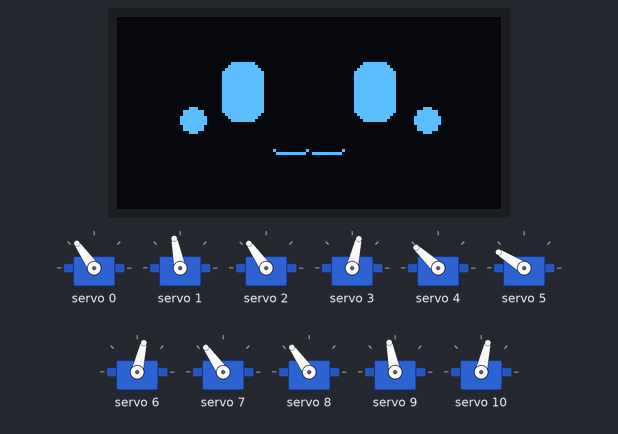
A sketch run on a simulated Arduino Uno, built with avr-gcc and run on an emulated ATmega328P. On the bench: 128×64 one-colour display, 11 × servo.

Above: at 0.1 s.
At 14.2 s:
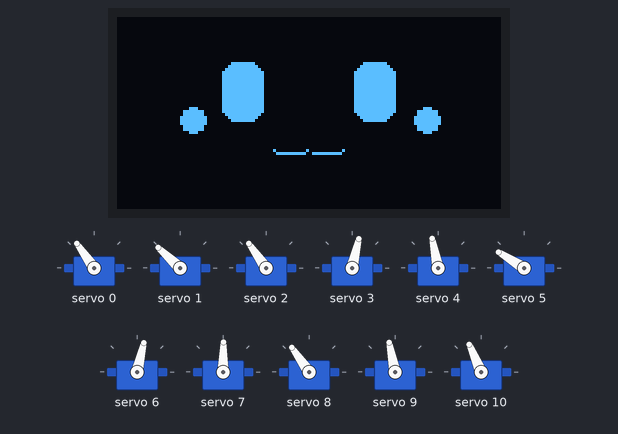
At 17.2 s:
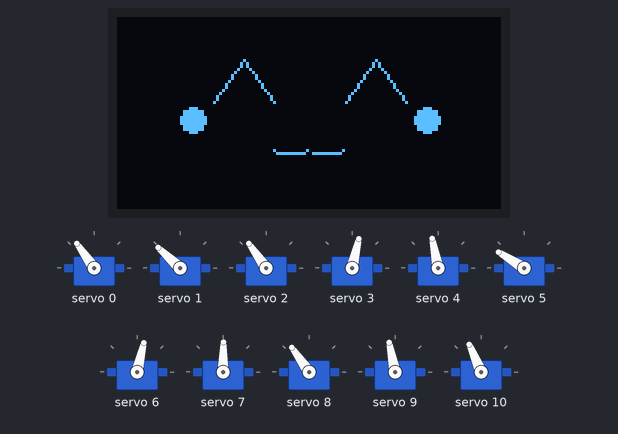
At 22.0 s:
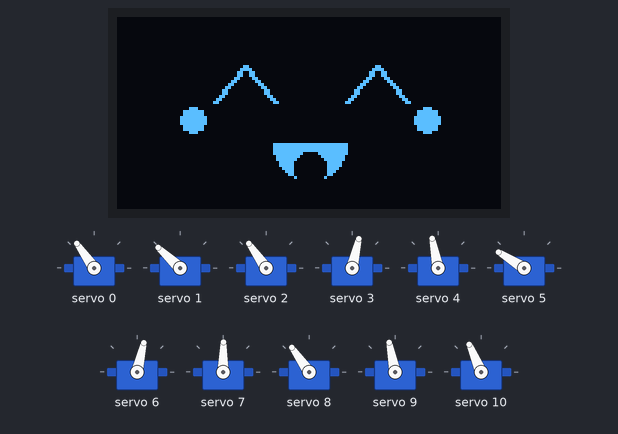
Timing chart, 0 to 130.0 s (numbered marks = the images above):
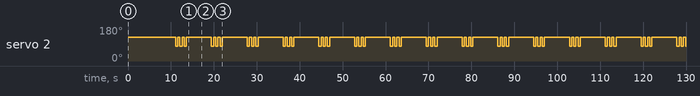

Measured:
- by itself, servo 2: repeats every 8.3 s: 2 × (125° 0.50 s, 77° 0.50 s), 125° 5.8 s, 77° 0.50 s
- what the display in image 1 shows lasts 3.1 s, from 14.1 s to 17.2 s
- what the display in image 2 shows lasts 2.2 s, from 17.2 s to 19.4 s

The sketch:

wave_code.ino
```cpp
// made in arduino IDE

#include <SPI.h>
#include <Wire.h>
#include <Adafruit_GFX.h>
#include <Adafruit_SSD1306.h>
#include <Arduino.h>
#include <Adafruit_PWMServoDriver.h>

#define SCREEN_WIDTH 128
#define SCREEN_HEIGHT 64

Adafruit_PWMServoDriver pwm = Adafruit_PWMServoDriver();
#define SERVO_MIN  150
#define SERVO_MAX  600

#define OLED_RESET     -1
#define SCREEN_ADDRESS 0x3C
Adafruit_SSD1306 display(SCREEN_WIDTH, SCREEN_HEIGHT, &Wire, OLED_RESET);

#define NUMFLAKES     10

#define LOGO_HEIGHT   16
#define LOGO_WIDTH    16
static const unsigned char PROGMEM logo_bmp[] =
{ 0b00000000, 0b11000000,
  0b00000001, 0b11000000,
  0b00000001, 0b11000000,
  0b00000011, 0b11100000,
  0b11110011, 0b11100000,
  0b11111110, 0b11111000,
  0b01111110, 0b11111111,
  0b00110011, 0b10011111,
  0b00011111, 0b11111100,
  0b00001101, 0b01110000,
  0b00011011, 0b10100000,
  0b00111111, 0b11100000,
  0b00111111, 0b11110000,
  0b01111100, 0b11110000,
  0b01110000, 0b01110000,
  0b00000000, 0b00110000 };

//original standing leg angles
const int FL_SHOULDER = 0; const int FL_MIDDLE = 1; const int FL_TIBIA = 2;
const int BL_SHOULDER = 3; const int BL_MIDDLE = 4; const int BL_TIBIA = 5;
const int FR_SHOULDER = 6; const int FR_MIDDLE = 7; const int FR_TIBIA = 8;
const int BR_SHOULDER = 9; const int BR_MIDDLE = 10; const int BR_TIBIA = 11;

const int FL_SHOULDER_ANGLE = 90;
const int FL_MIDDLE_ANGLE   = 70;
const int FL_TIBIA_ANGLE    = 90;

const int BL_SHOULDER_ANGLE = 50;
const int BL_MIDDLE_ANGLE   = 100;
const int BL_TIBIA_ANGLE    = 110;

const int FR_SHOULDER_ANGLE = 50;
const int FR_MIDDLE_ANGLE   = 90;
const int FR_TIBIA_ANGLE    = 90;

const int BR_SHOULDER_ANGLE = 70;
const int BR_MIDDLE_ANGLE   = 50;
const int BR_TIBIA_ANGLE    = 120;

const int FL_MIDDLE_SIT = 100;
const int FR_MIDDLE_SIT = 60;
const int BL_MIDDLE_SIT = 70;
const int BR_MIDDLE_SIT = 80;

const int FL_TIBIA_WAVE_UP = 50;
const int FL_TIBIA_WAVE_DOWN = 90;

void setAngle(int channel, int angle) {
  angle = constrain(angle, 0, 180);
  int pulse = map(angle, 0, 180, SERVO_MIN, SERVO_MAX);
  pwm.setPWM(channel, 0, pulse);
}

void standHome() {
  setAngle(FL_SHOULDER, FL_SHOULDER_ANGLE); setAngle(FL_MIDDLE, FL_MIDDLE_ANGLE); setAngle(FL_TIBIA, FL_TIBIA_ANGLE);
  setAngle(BL_SHOULDER, BL_SHOULDER_ANGLE); setAngle(BL_MIDDLE, BL_MIDDLE_ANGLE); setAngle(BL_TIBIA, BL_TIBIA_ANGLE);
  setAngle(FR_SHOULDER, FR_SHOULDER_ANGLE); setAngle(FR_MIDDLE, FR_MIDDLE_ANGLE); setAngle(FR_TIBIA, FR_TIBIA_ANGLE);
  setAngle(BR_SHOULDER, BR_SHOULDER_ANGLE); setAngle(BR_MIDDLE, BR_MIDDLE_ANGLE); setAngle(BR_TIBIA, BR_TIBIA_ANGLE);
}

void sit() {
  setAngle(FL_MIDDLE, FL_MIDDLE_SIT);
  setAngle(FR_MIDDLE, FR_MIDDLE_SIT);
  setAngle(BL_MIDDLE, BL_MIDDLE_SIT);
  setAngle(BR_MIDDLE, BR_MIDDLE_SIT);
}

void wave() {
  //display code makes cute blinking face
  display.clearDisplay();

  display.drawLine(32, 28, 42, 16, SSD1306_WHITE);
  display.drawLine(33, 28, 43, 16, SSD1306_WHITE);
  display.drawLine(42, 16, 52, 28, SSD1306_WHITE);
  display.drawLine(43, 16, 53, 28, SSD1306_WHITE);

  display.drawLine(76, 28, 86, 16, SSD1306_WHITE);
  display.drawLine(77, 28, 87, 16, SSD1306_WHITE);
  display.drawLine(86, 16, 96, 28, SSD1306_WHITE);
  display.drawLine(87, 16, 97, 28, SSD1306_WHITE);

  display.fillCircle(64, 42, 12, SSD1306_WHITE);
  display.fillRect(50, 30, 28, 12, SSD1306_BLACK);

  display.fillCircle(64, 50, 5, SSD1306_BLACK);

  display.fillCircle(25, 34, 4, SSD1306_WHITE);
  display.fillCircle(103, 34, 4, SSD1306_WHITE);

  display.display();
  setAngle(FL_TIBIA, FL_TIBIA_WAVE_UP);
  delay(500);
  setAngle(FL_TIBIA, FL_TIBIA_WAVE_DOWN);
  delay(500);
  setAngle(FL_TIBIA, FL_TIBIA_WAVE_UP);
  delay(500);
  setAngle(FL_TIBIA, FL_TIBIA_WAVE_DOWN);
  delay(500);
  setAngle(FL_TIBIA, FL_TIBIA_WAVE_UP);
  delay(500);
  setAngle(FL_TIBIA, FL_TIBIA_WAVE_DOWN);
  delay(500);
}

void setup() {
  Serial.begin(9600);
  pwm.begin();
  pwm.setOscillatorFrequency(27000000);
  pwm.setPWMFreq(50);
  display.begin(SSD1306_SWITCHCAPVCC, 0x3C);
  display.clearDisplay();

  standHome();
  display.clearDisplay();

  display.fillRoundRect(35, 15, 14, 20, 5, SSD1306_WHITE);
  display.fillRoundRect(79, 15, 14, 20, 5, SSD1306_WHITE);
  display.fillCircle(25, 34, 4, SSD1306_WHITE);
  display.fillCircle(103, 34, 4, SSD1306_WHITE);

  display.drawPixel(52, 44, SSD1306_WHITE);
  display.drawFastHLine(53, 45, 10, SSD1306_WHITE);
  display.drawPixel(63, 44, SSD1306_WHITE);
  display.drawFastHLine(65, 45, 10, SSD1306_WHITE);
  display.drawPixel(75, 44, SSD1306_WHITE);

  display.display();
  delay(3000);
  delay(6000);

  sit();
  delay(2000);
  wave();
}

void loop() {
  display.clearDisplay();

  display.fillRoundRect(35, 15, 14, 20, 5, SSD1306_WHITE);
  display.fillRoundRect(79, 15, 14, 20, 5, SSD1306_WHITE);
  display.fillCircle(25, 34, 4, SSD1306_WHITE);
  display.fillCircle(103, 34, 4, SSD1306_WHITE);

  display.drawPixel(52, 44, SSD1306_WHITE);
  display.drawFastHLine(53, 45, 10, SSD1306_WHITE);
  display.drawPixel(63, 44, SSD1306_WHITE);

  display.drawFastHLine(65, 45, 10, SSD1306_WHITE);
  display.drawPixel(75, 44, SSD1306_WHITE);

  display.display();
  delay(3000);

  display.clearDisplay();

  display.drawLine(32, 28, 42, 14, SSD1306_WHITE);
  display.drawLine(42, 14, 52, 28, SSD1306_WHITE);

  display.drawLine(76, 28, 86, 14, SSD1306_WHITE);
  display.drawLine(86, 14, 96, 28, SSD1306_WHITE);

  display.fillCircle(25, 34, 4, SSD1306_WHITE);
  display.fillCircle(103, 34, 4, SSD1306_WHITE);

  display.drawPixel(52, 44, SSD1306_WHITE);
  display.drawFastHLine(53, 45, 10, SSD1306_WHITE);
  display.drawPixel(63, 44, SSD1306_WHITE);
  display.drawFastHLine(65, 45, 10, SSD1306_WHITE);
  display.drawPixel(75, 44, SSD1306_WHITE);

  display.display();
  delay(250);

  delay(2000);
  wave();
}
```
